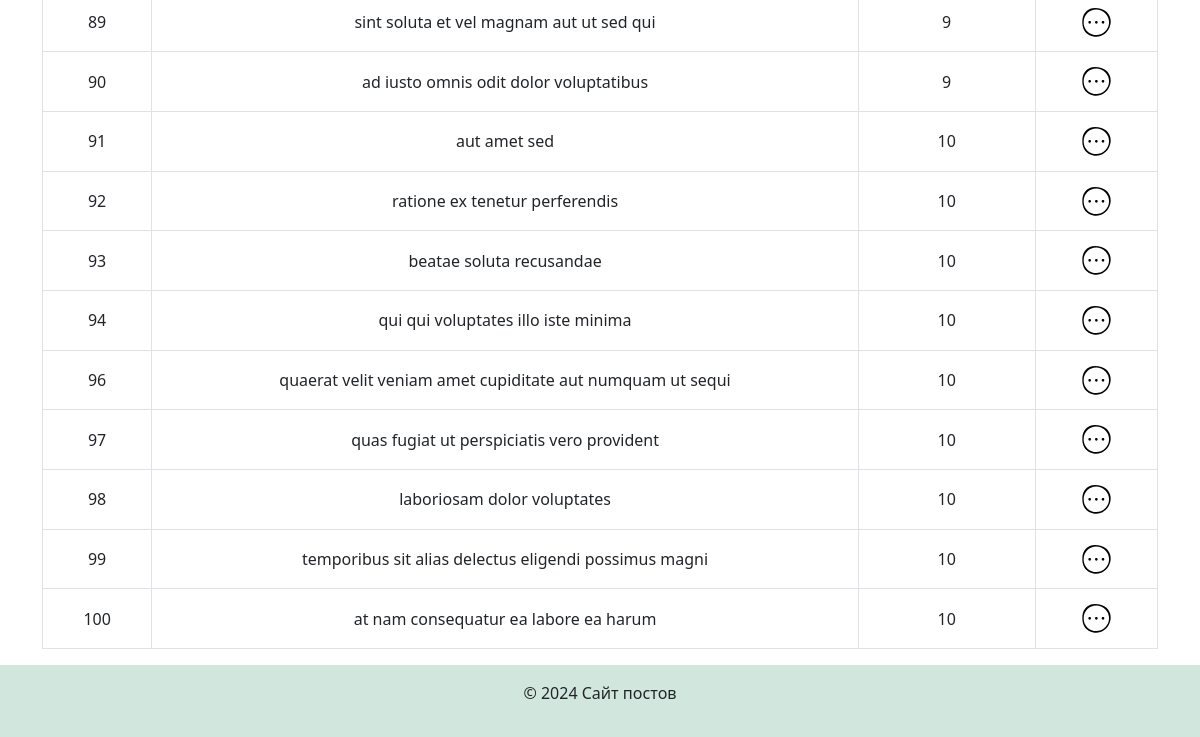
Before: / (lower part) with the older database file.
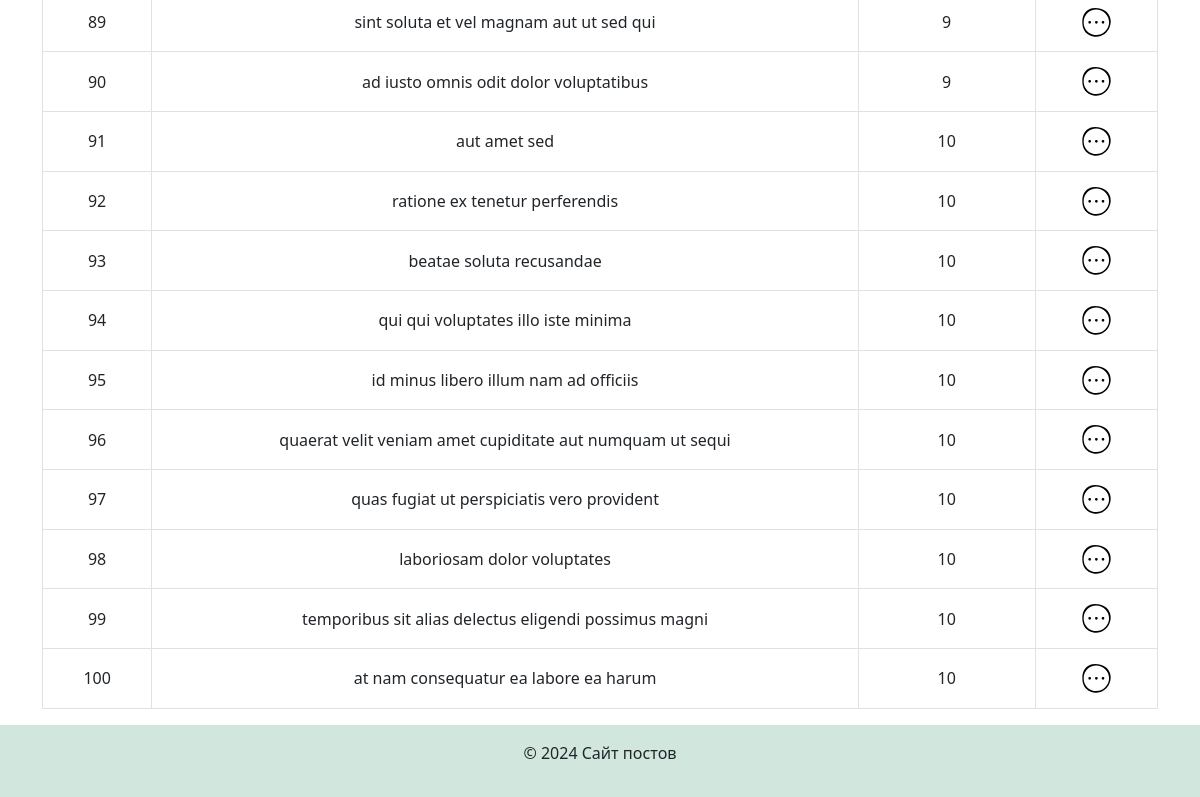
After: the same page with the newer database file.
### posts/models.py (models this page shows, shortened)
class Post(models.Model):
    id = models.IntegerField(primary_key=True)
    title = models.CharField(max_length=100)
    userId = models.IntegerField()
    body = models.TextField()

### posts/views.py (the view)
# urls.py: path('', views.post_list, name='post_list'),
def post_list(request):
    sort_by = request.GET.get('sort', 'id')
    search_query = request.GET.get('search', '')
    if search_query:
        posts = Post.objects.all().order_by('title')
        titles = [post.title for post in posts]
        s_index = binary_search(titles, search_query)
        if s_index != -1:
            s_posts = posts[s_index]
            posts = [s_posts]
        else:
            posts = []
    else:
        posts = Post.objects.all()
    posts_list = list(posts)
    if sort_by == 'id':
        bubble_sort(posts_list, key=lambda post: post.id)
    elif sort_by == 'title':
        bubble_sort(posts_list, key=lambda post: post.title.lower())
    return render(request, 'posts/post_list.html', {'posts': posts_list, 'sort_by': sort_by, 'search_query': search_query})

### posts/utils.py (called while the page is built)
def bubble_sort(data, key=lambda post: post):
    n = len(data)
    for i in range(n):
        swapped = False
        for j in range(0, n - i - 1):
            if key(data[j]) > key(data[j + 1]):
                data[j], data[j + 1] = data[j + 1], data[j]
                swapped = True
        if not swapped:
            break
    return data

### posts/templates/posts/post_list.html (shortened to what this page needs)
{% extends "posts/base.html" %}
{% block content %}
    <table class="table  table-bordered align-middle text-center table-hover">
        <tbody>
            {% for post in posts %}
                <tr>
                    <td scope="row">{{ post.id }}</td>
                    <td>{{ post.title }}</td>
                    <td>{{ post.userId}}</td>
                    <td>
                        <a href="{% url 'post_detail' pk=post.pk %}">
                        </a>
                    </td>
                </tr>
            {% endfor %}
        </tbody>
    </table>
{% endblock %}

### posts/templates/posts/base.html (shortened to what this page needs)
{% load static %}
<!DOCTYPE html>
<html lang="en">
<head>
    <link href="https://cdn.jsdelivr.net/npm/bootstrap@5.0.2/dist/css/bootstrap.min.css" rel="stylesheet">
    <link rel="stylesheet" href="{% static 'css/mycss.css' %}">
</head>
<body>
    <div class="d-flex flex-column min-vh-100">
        <main class="flex-grow-1">
            <div class="container mt-4">
                {% block content %}
                {% endblock %}
            </div>
        </main>
        <footer class="text-center py-3 custom-bg">
            <div class="container">
                <p>&copy; 2024 Сайт постов</p>
            </div>
        </footer>
    </div>
</body>
</html>

### static/css/mycss.css (style rules this page uses)
header, footer { background-color: #d1e7dd; padding: 10px 0; }
footer { text-color: #adb5bd }

Changed rows visible on the page:
added Post: id "95", title "id minus libero illum nam ad officiis", userId "10"
